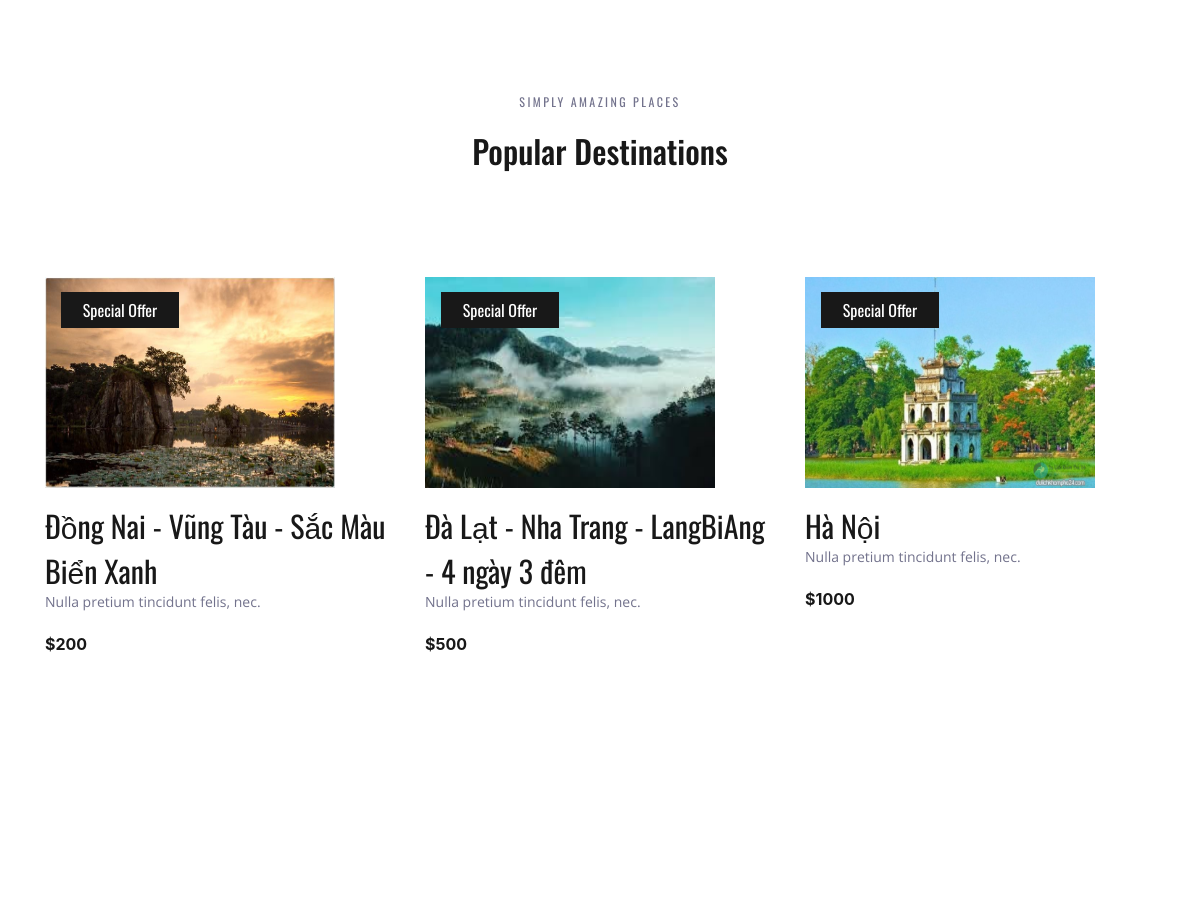
Before: / (middle part) with the older database file.
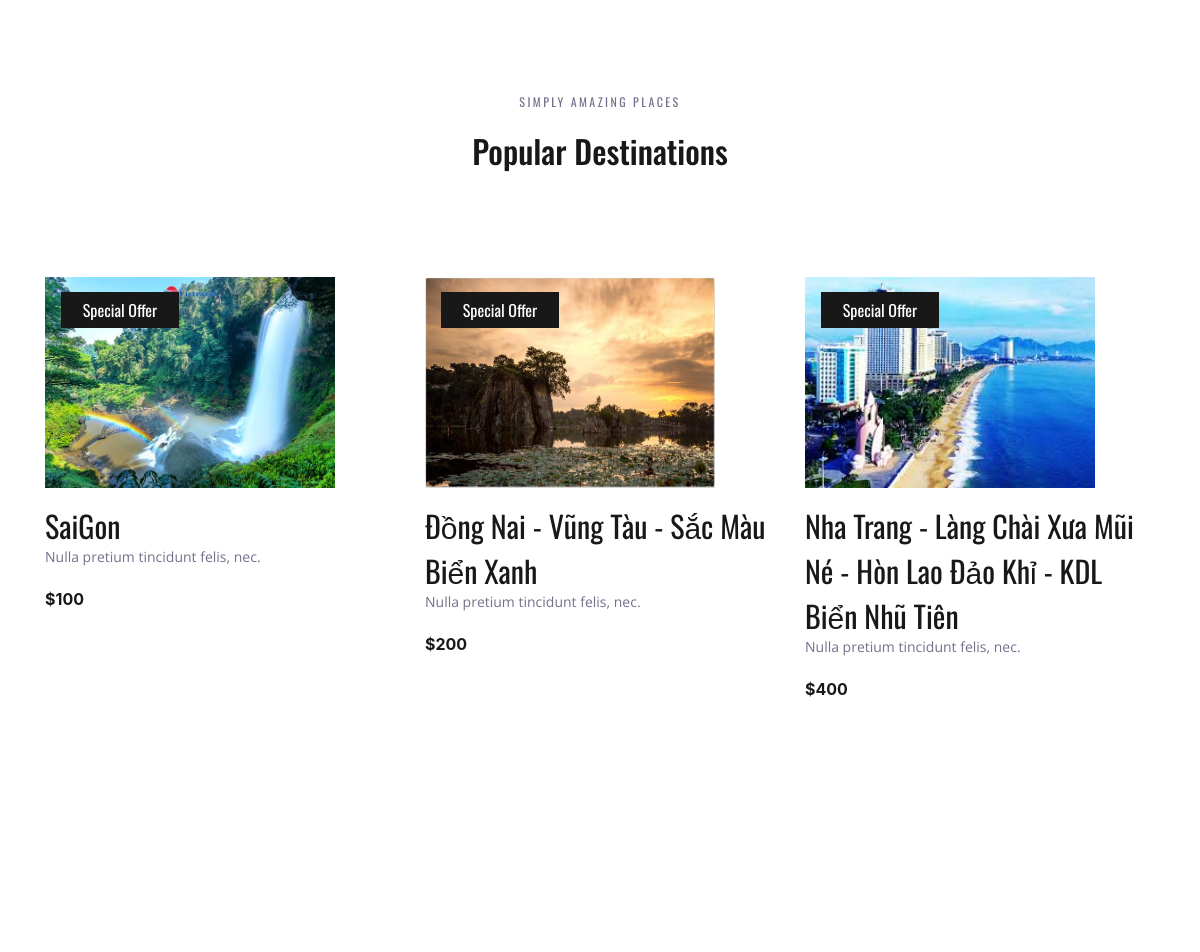
After: the same page with the newer database file.
### selltour/models.py (models this page shows, shortened)
class Tour(models.Model):
    id_Tour = models.AutoField(primary_key=True)
    name_Tour = models.CharField(max_length= 256)
    price_Tour = models.IntegerField()
    date_Start = models.DateField()
    origin_Place = models.CharField(max_length=256)
    type_Tour = models.ForeignKey(Type_Tour, on_delete = models.CASCADE)
    image_Tour = models.ImageField(null=True, blank = True)
    last = models.IntegerField()
    detail = RichTextField(null = True, blank = True)
    slug = models.SlugField()
    @property
    def imageURL(self):
        try:
            url_text = self.image_Tour.url
        except:
            url_text = ''
        return url_text
    def get_absolute_url(self):
        return reverse("selltour:detail", kwargs={
            'slug': self.slug
        })

### selltour/views.py (the view)
# urls.py: path('', views.homepage, name='homepage'),
def homepage (resquest):
    tours = Tour.objects.annotate(Count('information_guess')).order_by('-information_guess__count')[:3]
    content ={'tours':tours}
    return render (resquest, 'index.html', content)

### template/index.html (shortened to what this page needs)
{% extends 'base.html'%}
{% load static %}
	{% block content%}
	<div class="destinations" id="destinations">
		<div class="container">
			<div class="row">
				<div class="col text-center">
					<div class="section_subtitle">simply amazing places</div>
					<div class="section_title"><h2>Popular Destinations</h2></div>
				</div>
			</div>
			<div class="row destinations_row">
				<div class="col">
					<div class="destinations_container item_grid">
						{% for tour in tours%}
						<div class="destination item">
							<div class="destination_image">
								<img src="{{tour.imageURL}}" alt="" style="width: 290px; height: 211px;">
								<div class="spec_offer text-center"><a href="#">Special Offer</a></div>
							</div>
							<div class="destination_content">
								<div class="destination_title"><a href="{{tour.get_absolute_url}}" >{{tour.name_Tour}}</a></div>
								<div class="destination_subtitle"><p>Nulla pretium tincidunt felis, nec.</p></div>
								<div class="destination_price">${{tour.price_Tour}}</div>
							</div>
						</div>
						{% endfor %}
					</div>
				</div>
			</div>
		</div>
	</div>
	<div class="testimonials" id="testimonials">
		<div class="parallax_background parallax-window" data-parallax="scroll" data-image-src="{% static 'images/testimonials.jpg' %}" data-speed="0.8"></div>
	</div>
	{% endblock content%}

### template/base.html (shortened to what this page needs)
{% load static %}
<!DOCTYPE html>
<html lang="en">
<head>
<link rel="stylesheet" type="text/css" href="{% static 'styles/bootstrap4/bootstrap.min.css' %}">
<link href="{% static 'plugins/font-awesome-4.7.0/css/font-awesome.min.css' %}" rel="stylesheet" type="text/css">
<link rel="stylesheet" type="text/css" href="{% static 'plugins/OwlCarousel2-2.2.1/owl.carousel.css' %}">
<link rel="stylesheet" type="text/css" href="{% static 'plugins/OwlCarousel2-2.2.1/owl.theme.default.css' %}">
<link rel="stylesheet" type="text/css" href="{% static 'plugins/OwlCarousel2-2.2.1/animate.css' %}">
<link rel="stylesheet" type="text/css" href="{% static 'styles/main_styles.css' %}">
<link rel="stylesheet" type="text/css" href="{% static 'styles/responsive.css' %}">
<link rel="stylesheet" href="https://stackpath.bootstrapcdn.com/bootstrap/4.5.0/css/bootstrap.min.css">
</head>
<body>
<div class="super_container">
    {%block content%}
	{%endblock content%}
</div>
</body>
</html>

### static/styles/main_styles.css (style rules this page uses)
* { margin: 0; padding: 0; -webkit-font-smoothing: antialiased; -webkit-text-shadow: rgba(0,0,0,.01) 0 0 1px; text-shadow: rgba(0,0,0,.01) 0 0 1px; }
body { font-family: 'Open Sans', sans-serif; font-size: 14px; font-weight: 400; background: #FFFFFF; color: #a5a5a5; }
div { display: block; position: relative; -webkit-box-sizing: border-box; -moz-box-sizing: border-box; box-sizing: border-box; }
p { font-family: 'Open Sans', sans-serif; font-size: 14px; line-height: 1.9285; font-weight: 400; color: #72728c; -webkit-font-smoothing: antialiased; -webkit-text-shadow: rgba(0,0,0,.01) 0 0 1px; text-shadow: rgba(0,0,0,.01) 0 0 1px; }
p:last-of-type { margin-bottom: 0; }
a, a:hover, a:visited, a:active, a:link { text-decoration: none; -webkit-font-smoothing: antialiased; -webkit-text-shadow: rgba(0,0,0,.01) 0 0 1px; text-shadow: rgba(0,0,0,.01) 0 0 1px; }
h2 { font-size: 48px; }
h1, h2, h3, h4, h5, h6 { font-family: 'Oswald', sans-serif; font-weight: 400; -webkit-font-smoothing: antialiased; -webkit-text-shadow: rgba(0,0,0,.01) 0 0 1px; text-shadow: rgba(0,0,0,.01) 0 0 1px; }
.super_container { width: 100%; overflow: hidden; }
.parallax-window { min-height: 400px; background: transparent; }
.parallax_background { position: absolute; top: 0; left: 0; width: 100%; height: 100%; }
.destinations { width: 100%; background: #FFFFFF; padding-top: 115px; padding-bottom: 116px; }
.section_subtitle { font-family: 'Oswald', sans-serif; font-size: 12px; font-weight: 400; color: #72728c; line-height: 0.75; text-transform: uppercase; letter-spacing: 0.2em; }
.section_title { color: #181818; margin-top: 26px; }
.destinations_row { margin-top: 99px; }
.destination_image { width: 100%; }
.destination_image img { max-width: 100%; }
.spec_offer { position: absolute; top: 15px; left: 16px; width: 118px; height: 36px; background: #181818; }
.spec_offer a { display: block; font-family: 'Oswald', sans-serif; font-size: 16px; color: #FFFFFF; line-height: 36px; font-weight: 400; }
.destinations_container { width: calc(100% + 30px); left: -15px; }
.destination { width: calc(100% / 3); padding-left: 15px; padding-right: 15px; margin-bottom: 33px; }
.destination_title { margin-top: 15px; }
.destination_title a { font-family: 'Oswald', sans-serif; font-size: 30px; font-weight: 400; color: #181818; }
.destination_subtitle { margin-top: -4px; }
.destination_price { font-size: 16px; font-weight: 700; color: #181818; margin-top: 16px; }
.testimonials { width: 100%; padding-top: 118px; padding-bottom: 115px; }

Changed rows visible on the page:
no longer on this page (row unchanged): Tour: imageURL (picture), name_Tour "Đà Lạt - Nha Trang - LangBiAng - 4 ngày 3 đêm", price_Tour "500"
no longer on this page (row unchanged): Tour: imageURL (picture), name_Tour "Hà Nội", price_Tour "1000"
added Tour: imageURL (picture), name_Tour "SaiGon", price_Tour "100"
now on this page (row unchanged): Tour: imageURL (picture), name_Tour "Nha Trang - Làng Chài Xưa Mũi Né - Hòn Lao Đảo Khỉ - KDL Biển Nhũ Tiên", price_Tour "400"
